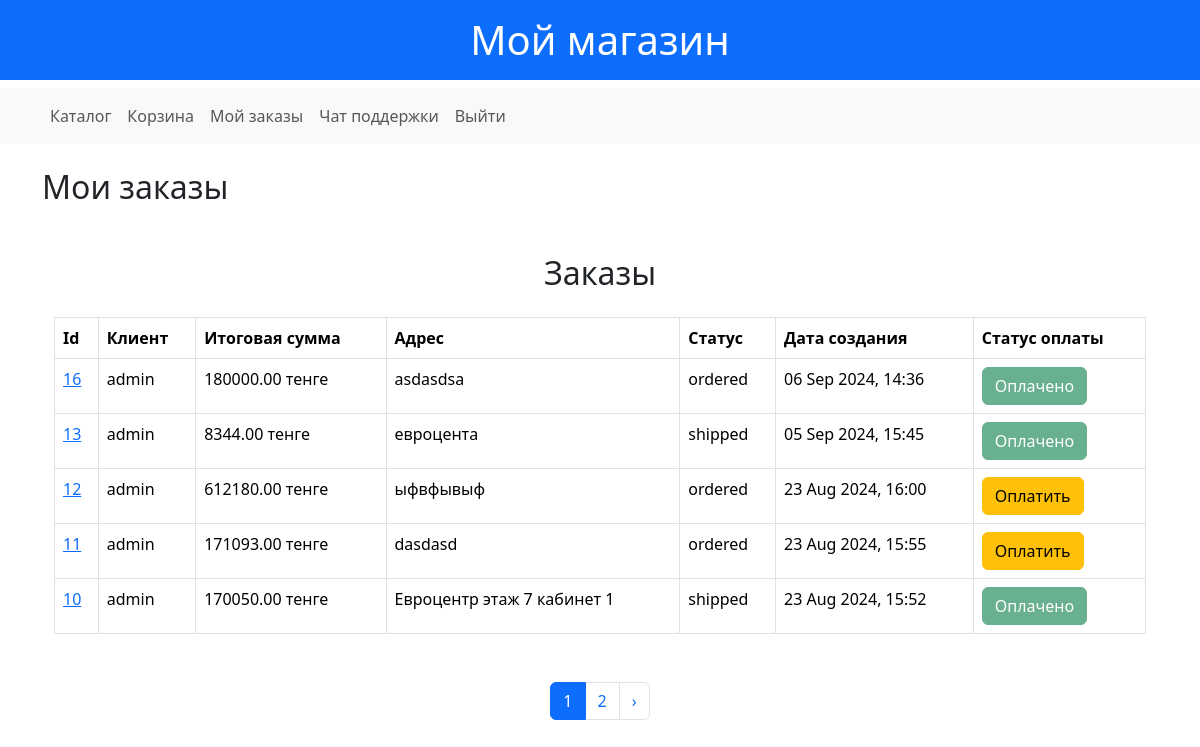
/my-orders/ (signed in), run on the app's committed database.
### shop/models.py (models this page shows, shortened)
class Order(models.Model):
    STATUS_CHOICES = [
        ('ordered', 'Заказан'),
        ('shipped', 'Отправлен'),
        ('received', 'Получен'),
        ('canceled', 'Отменен'),
        ('returned', 'Возвращен'),
    ]
    user = models.ForeignKey(User, on_delete=models.CASCADE, related_name='orders')
    total_price = models.DecimalField(max_digits=10, decimal_places=2)
    address = models.CharField(max_length=255)
    status = models.CharField(max_length=10, choices=STATUS_CHOICES, default='ordered')
    payment_status = models.BooleanField(default=False)
    created_at = models.DateTimeField(auto_now_add=True)
    objects = OrderManager()
    class Meta:
        verbose_name = "Заказ"
        verbose_name_plural = "Заказы"

### shop/views.py (the view)
# urls.py: path('my-orders/', UserOrdersView.as_view(), name='user_orders'),
class UserOrdersView(LoginRequiredMixin, ListView):
    model = Order
    template_name = 'order/user_orders.html'
    context_object_name = 'orders'
    paginate_by = 5
    def get_queryset(self):
        return Order.objects.filter(user=self.request.user).order_by('-created_at')

### shop/templates/order/user_orders.html (shortened to what this page needs)
{% extends 'shop/base.html' %}
{% block content %}
    <h2>Мои заказы</h2>
    {% if orders %}
    <div class="container mt-5">
        <h2 class="text-center mb-4">Заказы</h2>
        <table class="table table-bordered table-hover">
            <thead class="thead-light">
                <tr>
                    <th scope="col">Id</th>
                    <th scope="col">Клиент</th>
                    <th scope="col">Итоговая сумма</th>
                    <th scope="col">Адрес</th>
                    <th scope="col">Статус</th>
                    <th scope="col">Дата создания</th>
                    <th scope="col">Статус оплаты</th>
                </tr>
            </thead>
            <tbody>
                {% for order in orders %}
                    <tr>
                        <td><a href="{% url 'update_order' order.pk %}">{{ order.pk }}</a></td>
                        <td>{{ order.user.username }}</td>
                        <td>{{ order.total_price }} тенге</td>
                        <td>{{ order.address }}</td>
                        <td>{{ order.status }}</td>
                        <td>{{ order.created_at|date:"d M Y, H:i" }}</td>
                        <td>
                            {% if not order.payment_status %}
                                <a href="{% url 'payment' order.pk %}" class="btn btn-warning">Оплатить</a>
                            {% else %}
                                <button class="btn btn-success" disabled>Оплачено</button>
                            {% endif %}
                        </td>
                    </tr>
                {% endfor %}
            </tbody>
        </table>
        <div class="pagination justify-content-center mt-5">
            <ul class="pagination">
                {% for num in page_obj.paginator.page_range %}
                    {% if num > page_obj.number|add:-2 and num < page_obj.number|add:2 %}
                        {% if page_obj.number == num %}
                            <li class="page-item active">
                                <span class="page-link">{{ num }}</span>
                            </li>
                        {% else %}
                            <li class="page-item">
                                <a class="page-link" href="?page={{ num }}">{{ num }}</a>
                            </li>
                        {% endif %}
                    {% endif %}
                {% endfor %}
                {% if page_obj.has_next %}
                    <li class="page-item">
                        <a class="page-link" href="?page={{ page_obj.next_page_number }}">&rsaquo;</a>
                    </li>
                {% endif %}
            </ul>
        </div>
    </div>
    {% else %}
        <p>У вас пока нет заказов.</p>
    {% endif %}
{% endblock %}

### data on the page
Order: pk "16", user.username "admin", total_price "180000.00", address "asdasdsa", status "ordered", created_at "06 Sep 2024, 14:36", payment_status "Оплачено"
Order: pk "13", user.username "admin", total_price "8344.00", address "евроцента", status "shipped", created_at "05 Sep 2024, 15:45", payment_status "Оплачено"
Order: pk "12", user.username "admin", total_price "612180.00", address "ыфвфывыф", status "ordered", created_at "23 Aug 2024, 16:00", payment_status "Оплатить"
Order: pk "11", user.username "admin", total_price "171093.00", address "dasdasd", status "ordered", created_at "23 Aug 2024, 15:55", payment_status "Оплатить"
Order: pk "10", user.username "admin", total_price "170050.00", address "Евроцентр этаж 7 кабинет 1", status "shipped", created_at "23 Aug 2024, 15:52", payment_status "Оплачено"

### other printed values
{{ num }} "1"
{{ num }} "2"
